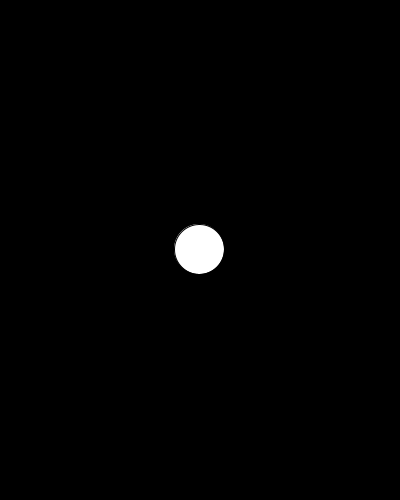
Frame 1 (no input)
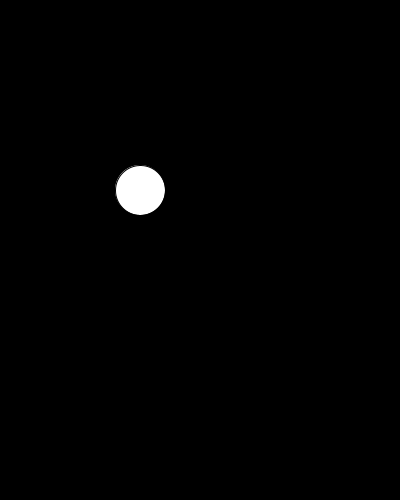
Frame 60 (the mouse pressed at the canvas centre just before this capture)
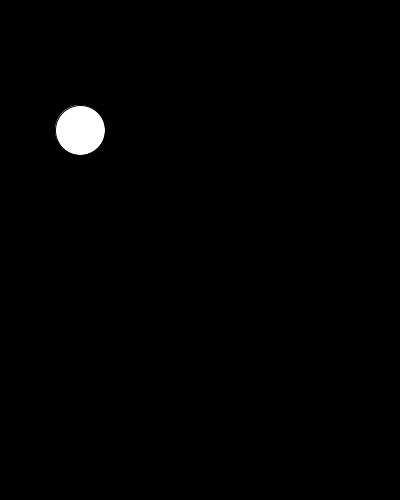
Frame 120 (the mouse held since frame 60 and released just before this capture)

The Processing sketch that drew these frames (run headless with seeded random() and noise(); from frame 60 on, the mouse is pressed at the canvas centre):

// Processing sketch: processing_82204
// ── processing_82204.pde

//Jonathan Huang, CP 1, Mods 16/17

Ball ball;
void setup()
{
  frameRate(2100);
  size(400, 500);
  ball= new Ball();
}
void draw()
{
  background(0);
  ball.move();
  ball.bounce();
  ball.show();
}

class Ball
{
  int x, y;
  boolean up, right;
  Ball()
  {
    x =200;
    y =250;
  }
  void move()
  {
    if (up == true)
    {
      y++;
    }
    if (up == false)
    {
      y--;
    }
    if (right ==true)
    {
      x++;
    }
    if (right ==false)
    {
      x--;
    }
  }
  void bounce()
  {
    if (x>400)
    {
      right = false;
    }
    if (x<0)
    {
      right = true;
    }
    if (y>500)
    {
      up = false;
    }
    if (y<0)
    {
      up= true;
    }
  }
  void show()
  {
    ellipse (x, y, 50, 50);
  }
}
